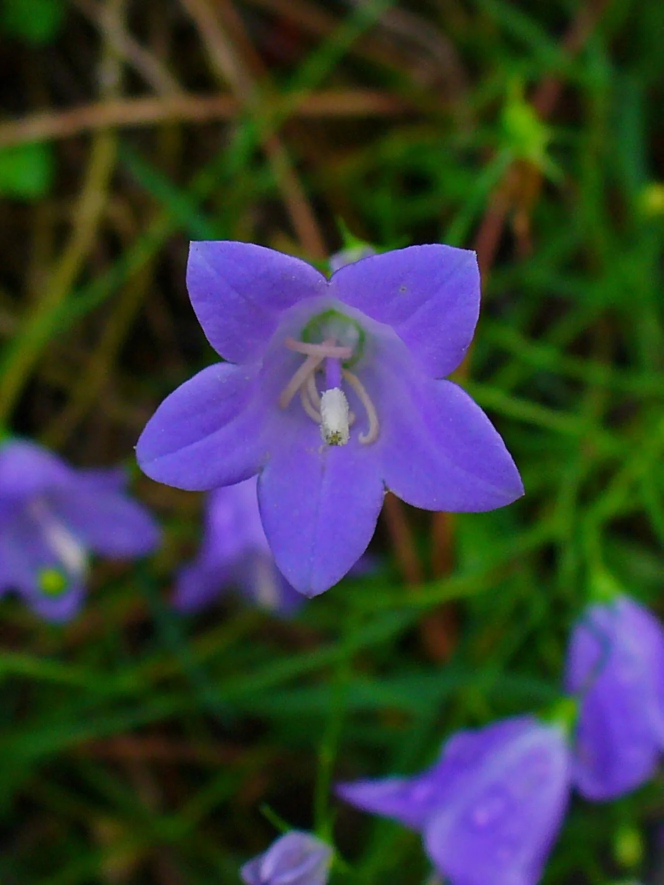
#> input picture it3160/HuHSVHistSoftmaxModel/Anh_Moi_Test/Campanula_rotundifolia_002.webp, 1327 x 1770 px (shown at 1/2 size); its folder holds only this picture in this run
$ python -i m1_preprocessing.py   (imports and definitions only)
#> lines starting #> are read from the running program, lines starting #| are printed output that depends on the picture; after the words box and inside, x2 and y2 are one past the last pixel; in counts of white or black regions, pixels touching at a corner belong together
import cv2
import numpy as np
import os
from pathlib import Path
from sklearn.preprocessing import LabelEncoder


import cv2
import numpy as np
from typing import Tuple

def extract_flower_mask(img: np.ndarray) -> np.ndarray:
    """
    Tạo mặt nạ nhị phân loại bỏ màu xanh lá cây (lá, cỏ) để giữ lại vùng hoa.
    """
    hsv = cv2.cvtColor(img, cv2.COLOR_BGR2HSV)
    # Xác định dải màu xanh lá cây trong không gian HSV của OpenCV
    lower_green = np.array([35, 40, 40])
    upper_green = np.array([85, 255, 255])

    green_mask = cv2.inRange(hsv, lower_green, upper_green)
    # Đảo ngược mặt nạ để lấy vùng không phải xanh lá cây
    flower_mask = cv2.bitwise_not(green_mask)
    return flower_mask

def preprocess_single_image(img: np.ndarray, targetedSize: Tuple[int, int] = (256, 256)) -> np.ndarray:
    """
    Tiền xử lý một ảnh: Resize ảnh về kích thước chỉ định và làm mờ bằng Gaussian Blur.
    """
    resized_img = cv2.resize(img, targetedSize, interpolation=cv2.INTER_LINEAR)
    # Tham số sigmaX = 0 để tự động tính toán độ mờ dựa trên kernel size (5x5)
    blurred_img = cv2.GaussianBlur(resized_img, (5, 5), 0)
    return blurred_img

def extract_features(image_path):
    """
    Trích xuất đặc trưng Hu Moments + HSV Histogram từ 1 ảnh.
    Đã tích hợp loại bỏ màu nền xanh lá (lá, cỏ) để tối ưu vùng đặc trưng của hoa.
    """
    image = cv2.imread(str(image_path))
#> image is the input picture: shape (1770, 1327, 3); mean B, G, R 57.8, 61.5, 54.8
    if image is None:
        raise ValueError(f"Không thể đọc ảnh hoặc file lỗi: {image_path}")

    # --- 0. Tiền xử lý (Pre-processing) ---
    # Thay thế đoạn code cũ bằng hàm tiền xử lý mới (Resize 256x256 + Gaussian Blur)
    smoothed_image = preprocess_single_image(image, targetedSize=(256, 256))
#> in preprocess_single_image, `resized_img = cv2.resize(img, targetedSize, interpolation=cv2.INTER_LI..`:
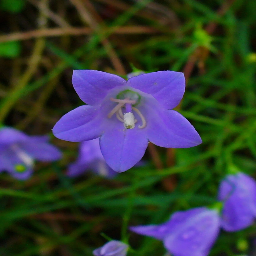
#> resized_img: shape (256, 256, 3); mean B, G, R 57.7, 61.4, 54.7

    # --- 1. Tạo mặt nạ tách hoa (Flower Mask) ---
    # Tách vùng hoa, loại bỏ các chi tiết lá cây/cỏ màu xanh
    flower_mask = extract_flower_mask(smoothed_image)
#> in extract_flower_mask, `hsv = cv2.cvtColor(img, cv2.COLOR_BGR2HSV)`: hsv: shape (256, 256, 3); mean H, S, V 64.1, 185.9, 90.3
#> in extract_flower_mask, `green_mask = cv2.inRange(hsv, lower_green, upper_green)`:
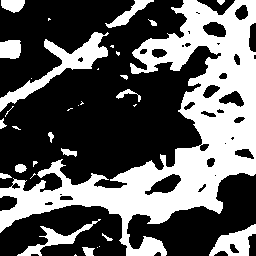
#> green_mask: shape (256, 256); 37.1% white; 34 white regions (16 under 20 px), largest, box (x1, y1, x2, y2) and area: (0, 0, 256, 256) 19443, (0, 32, 109, 112) 1799, (209, 224, 256, 256) 770

    # --- 2. HSV Histogram ---
    hsv_image = cv2.cvtColor(smoothed_image, cv2.COLOR_BGR2HSV)

    # TÍCH HỢP: Truyền flower_mask vào tham số 'mask' để CHỈ tính toán histogram trên vùng hoa
    hist = cv2.calcHist([hsv_image], [0, 1, 2], flower_mask, [8, 8, 4], [0, 180, 0, 256, 0, 256])
    cv2.normalize(hist, hist)
    hist_features = hist.flatten()
#> hist_features = 256 values, max 0.573 at index 179, min 0 at index 3, mean 0.0165

    # --- 3. Hu Moments ---
    gray_image = cv2.cvtColor(smoothed_image, cv2.COLOR_BGR2GRAY)
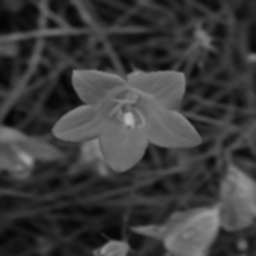
#> gray_image: shape (256, 256); min 3, max 187, mean 59

    # Dùng Otsu's Thresholding tự động tìm ngưỡng phân tách vật thể
    _, thresh = cv2.threshold(gray_image, 0, 255, cv2.THRESH_BINARY + cv2.THRESH_OTSU)
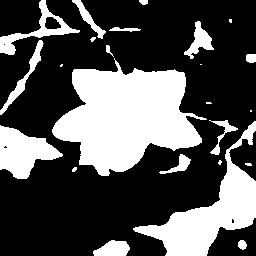
#> thresh: shape (256, 256); 32.1% white; 24 white regions (9 under 20 px), largest, box (x1, y1, x2, y2) and area: (52, 58, 207, 176) 10594, (133, 121, 256, 256) 4991, (0, 125, 63, 179) 1914

    # TÍCH HỢP: Kết hợp ảnh nhị phân Otsu với flower_mask nhằm loại bỏ hoàn toàn phần lá cây còn sót lại
    thresh_flower = cv2.bitwise_and(thresh, flower_mask)
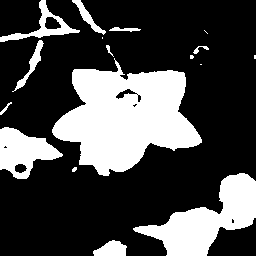
#> thresh_flower: shape (256, 256); 28.3% white; 17 white regions (6 under 20 px), largest, box (x1, y1, x2, y2) and area: (52, 58, 202, 176) 10325, (133, 173, 256, 256) 4391, (0, 127, 63, 179) 1814

    moments = cv2.moments(thresh_flower)
#> moments = moments, m00 4722345, centre m10/m00, m01/m00 = (128.9, 140.4)
    hu_moments = cv2.HuMoments(moments).flatten()
#> hu_moments = [0.0016, 5.97e-07, 3.82e-10, 6.5e-11, -9.6e-22, 1.91e-14, -1.02e-20]

    # Log transform để xử lý scale của Hu Moments
    hu_moments = -np.sign(hu_moments) * np.log10(np.abs(hu_moments) + 1e-10)
#> hu_moments = [2.8, 6.22, 9.32, 9.78, -10, 10, -10]

    return np.hstack([hist_features, hu_moments])

def process_image_folders(dataset_root_path, output_features_npy, output_labels_npy, output_classes_npy):
    """
    Duyệt folder, trích xuất đặc trưng, mã hóa nhãn và lưu file.
    """
    dataset_path = Path(dataset_root_path)
    if not dataset_path.exists():
        raise FileNotFoundError(f"Thư mục {dataset_root_path} không tồn tại!")

    X_list = []
    y_string_list = []

    print(f"Bắt đầu quét thư mục: {dataset_root_path} ...")

    # 1. Duyệt qua tất cả các file trong tất cả thư mục con
    # (Hỗ trợ nhiều định dạng ảnh phổ biến)
    valid_extensions = ['.jpg', '.jpeg', '.png', '.bmp']

    for img_path in dataset_path.rglob('*'):
        if img_path.is_file() and img_path.suffix.lower() in valid_extensions:
            # Lấy tên của folder cha chứa file này làm nhãn
            class_name = img_path.parent.name

            try:
                # Trích xuất vector
                features = extract_features(img_path)
                X_list.append(features)
                y_string_list.append(class_name)
            except Exception as e:
                print(f"Bỏ qua {img_path.name}: {e}")

    # 2. Chuyển đổi list thành numpy array
    X = np.array(X_list, dtype=np.float32)
    y_strings = np.array(y_string_list)

    print(f"\nĐã trích xuất xong đặc trưng của {len(X)} ảnh.")

    # 3. Mã hóa nhãn (String -> Integer 0, 1, 2...)
    print("Đang mã hóa nhãn lớp...")
    label_encoder = LabelEncoder()
    y_encoded = label_encoder.fit_transform(y_strings)

    # Lấy danh sách tên các lớp (Để sau này map ngược từ số ra tên)
    class_names = label_encoder.classes_

    for idx, name in enumerate(class_names):
        print(f" - Lớp '{name}' được mã hóa thành số: {idx}")

    # 4. Lưu ra file
    np.save(output_features_npy, X)
    np.save(output_labels_npy, y_encoded)
    np.save(output_classes_npy, class_names)  # Cực kỳ quan trọng để inference sau này

    print(f"\n[Hoàn tất] Đã lưu:")
    print(f" -> Dữ liệu X: {output_features_npy} (Kích thước: {X.shape})")
    print(f" -> Nhãn y: {output_labels_npy} (Kích thước: {y_encoded.shape})")
    print(f" -> Từ điển nhãn: {output_classes_npy}")

    return X, y_encoded, class_names


# ==========================================
# CÁCH SỬ DỤNG
# ==========================================
# Cấu hình đường dẫn
ROOT_FOLDER = "flowers"  # tên thư mục chứa các folder con của bạn
X_FILE = "X_features.npy"
Y_FILE = "y_labels.npy"
CLASSES_FILE = "classes_mapping.npy"

# Gọi hàm chạy (Chỉ cần chạy 1 lần)
# [1 line that did not run here, left out]

>>> result = extract_features('Anh_Moi_Test/Campanula_rotundifolia_002.webp')
#> result = 263 values, max 10 at index 261, min -10 at index 260, mean 0.0849

$ run again, on it3160/HuHSVHistSoftmaxModel/Anh_Moi_Test/images (19).jpg
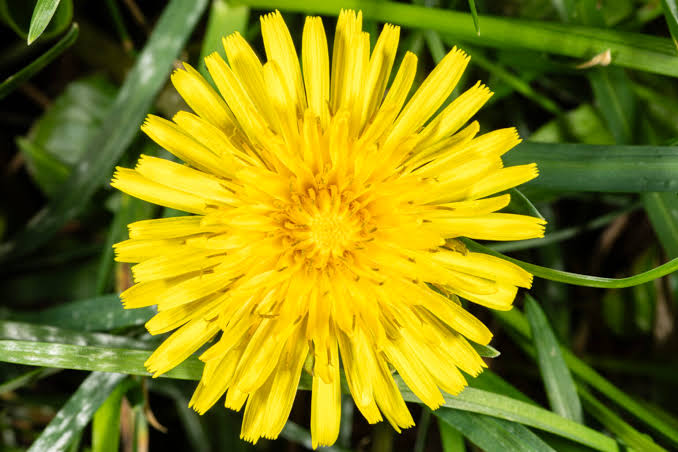
#> input picture it3160/HuHSVHistSoftmaxModel/Anh_Moi_Test/images (19).jpg, 678 x 452 px
#> in extract_features, image is the input picture: shape (452, 678, 3); mean B, G, R 19.7, 130.2, 132
#> hsv: shape (256, 256, 3); mean H, S, V 33.7, 210.1, 142.9
#> in extract_flower_mask, `green_mask = cv2.inRange(hsv, lower_green, upper_green)`:
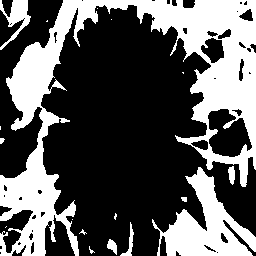
#> green_mask: shape (256, 256); 35.2% white; 18 white regions (10 under 20 px), largest, box (x1, y1, x2, y2) and area: (0, 0, 256, 256) 18094, (152, 167, 256, 256) 3979, (0, 0, 31, 50) 588
#> hist_features = 256 values, max 0.947 at index 63, min 0 at index 1, mean 0.00787
#> thresh: shape (256, 256); 49.5% white; 22 white regions (5 under 20 px), largest, box (x1, y1, x2, y2) and area: (0, 0, 233, 256) 31087, (146, 4, 192, 20) 320, (19, 51, 33, 90) 210
#> in extract_features, `thresh_flower = cv2.bitwise_and(thresh, flower_mask)`:
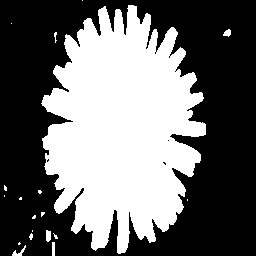
#> thresh_flower: shape (256, 256); 42% white; 19 white regions (14 under 20 px), largest, box (x1, y1, x2, y2) and area: (41, 5, 206, 254) 27222, (46, 230, 51, 242) 53, (12, 245, 26, 256) 53, (223, 29, 231, 37) 43, (52, 242, 55, 256) 42
#> moments = moments, m00 7022700, centre m10/m00, m01/m00 = (120.7, 129.4)
#> in extract_features, `hu_moments = cv2.HuMoments(moments).flatten()`: hu_moments = [0.000721, 8.18e-08, 1.79e-12, 2.29e-13, 1.32e-25, -8.01e-18, -6.45e-26]
#> in extract_features, `hu_moments = -np.sign(hu_moments) * np.log10(np.abs(hu_moments) + 1e-10)`: hu_moments = [3.14, 7.09, 9.99, 10, 10, -10, -10]
#> result = 263 values, max 10 at index 260, min -10 at index 262, mean 0.0845

$ run again, on it3160/HuHSVHistSoftmaxModel/Anh_Moi_Test/images (20).jpg
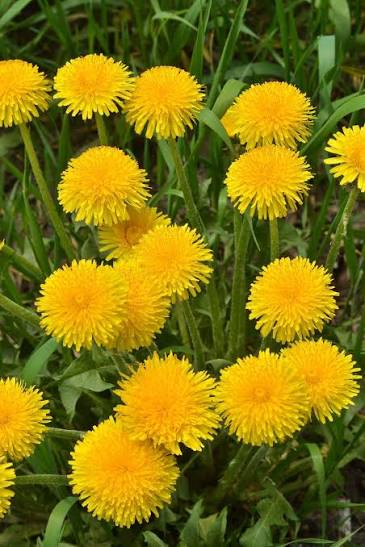
#> input picture it3160/HuHSVHistSoftmaxModel/Anh_Moi_Test/images (20).jpg, 365 x 547 px
#> in extract_features, image is the input picture: shape (547, 365, 3); mean B, G, R 18.3, 114.3, 124.3
#> hsv: shape (256, 256, 3); mean H, S, V 31.6, 209.3, 132.7
#> in extract_flower_mask, `green_mask = cv2.inRange(hsv, lower_green, upper_green)`:
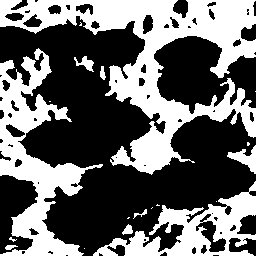
#> green_mask: shape (256, 256); 40.8% white; 19 white regions (10 under 20 px), largest, box (x1, y1, x2, y2) and area: (0, 0, 256, 175) 14271, (0, 48, 103, 256) 7345, (93, 181, 256, 256) 4344
#> hist_features = 256 values, max 0.761 at index 63, min 0 at index 0, mean 0.0101
#> thresh: shape (256, 256); 41.4% white; 35 white regions (16 under 20 px), largest, box (x1, y1, x2, y2) and area: (48, 117, 253, 246) 10438, (21, 68, 149, 173) 6951, (37, 25, 220, 104) 6025
#> in extract_features, `thresh_flower = cv2.bitwise_and(thresh, flower_mask)`:
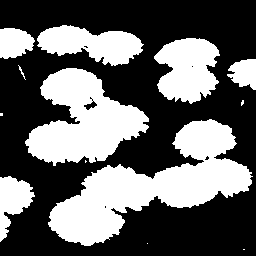
#> thresh_flower: shape (256, 256); 39.4% white; 13 white regions (5 under 20 px), largest, box (x1, y1, x2, y2) and area: (48, 119, 253, 246) 10433, (25, 68, 149, 166) 6842, (154, 38, 220, 104) 3098
#> moments = moments, m00 6580020, centre m10/m00, m01/m00 = (122.7, 132.6)
#> in extract_features, `hu_moments = cv2.HuMoments(moments).flatten()`: hu_moments = [0.0012, 1.21e-08, 1.36e-10, 4.92e-12, 1.13e-22, -4.79e-16, -5.84e-23]
#> in extract_features, `hu_moments = -np.sign(hu_moments) * np.log10(np.abs(hu_moments) + 1e-10)`: hu_moments = [2.92, 7.91, 9.63, 9.98, 10, -10, -10]
#> result = 263 values, max 10 at index 260, min -10 at index 262, mean 0.0875
